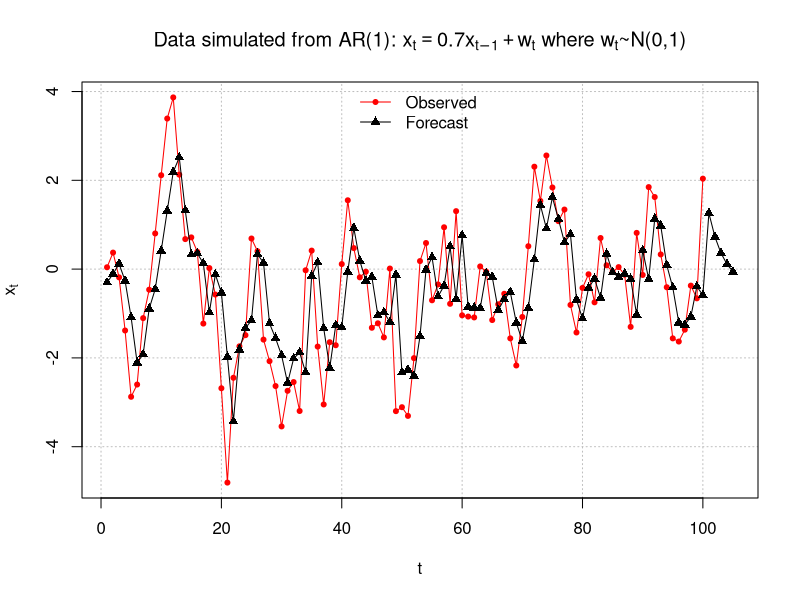
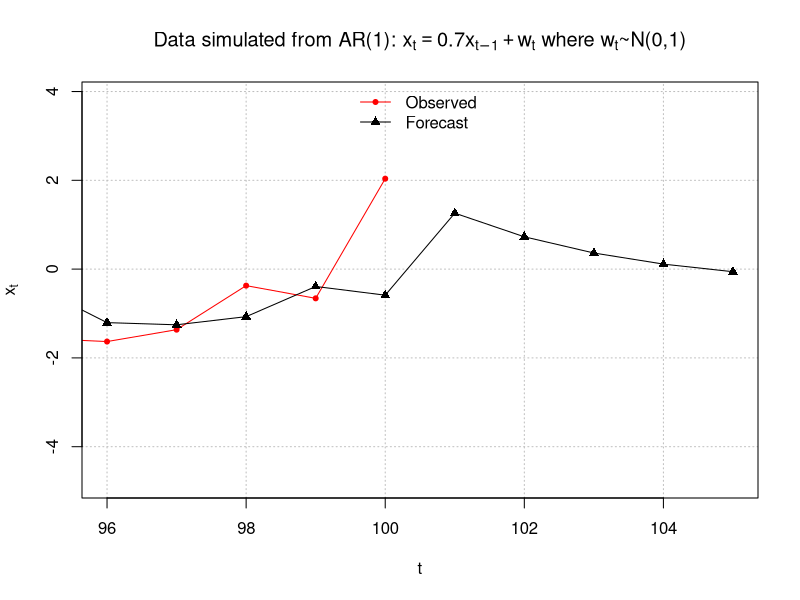
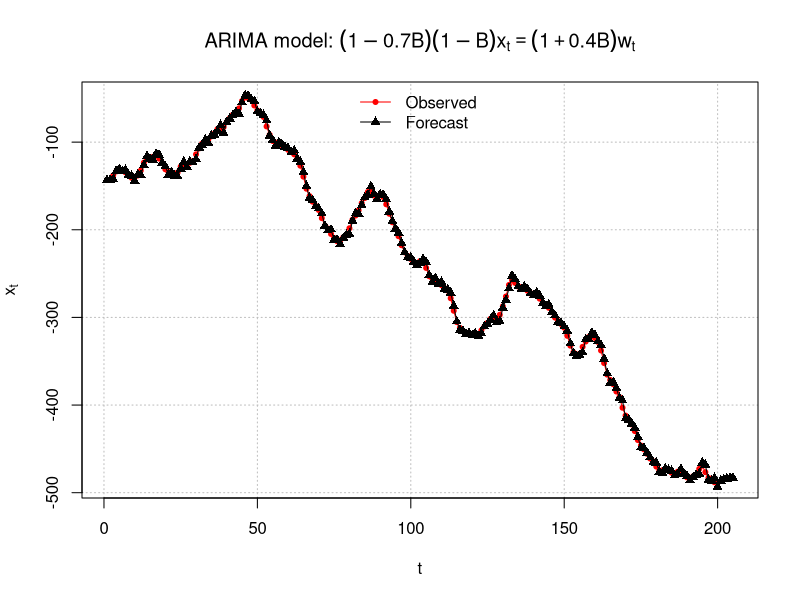
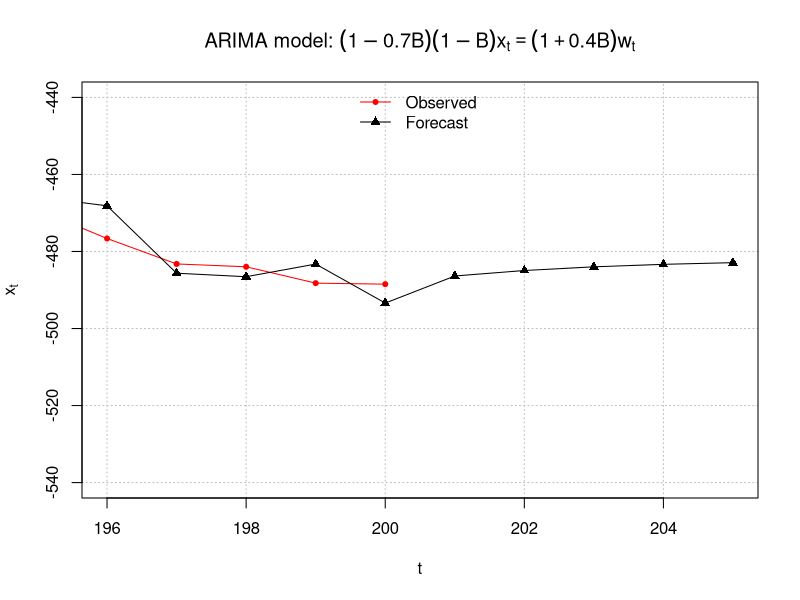
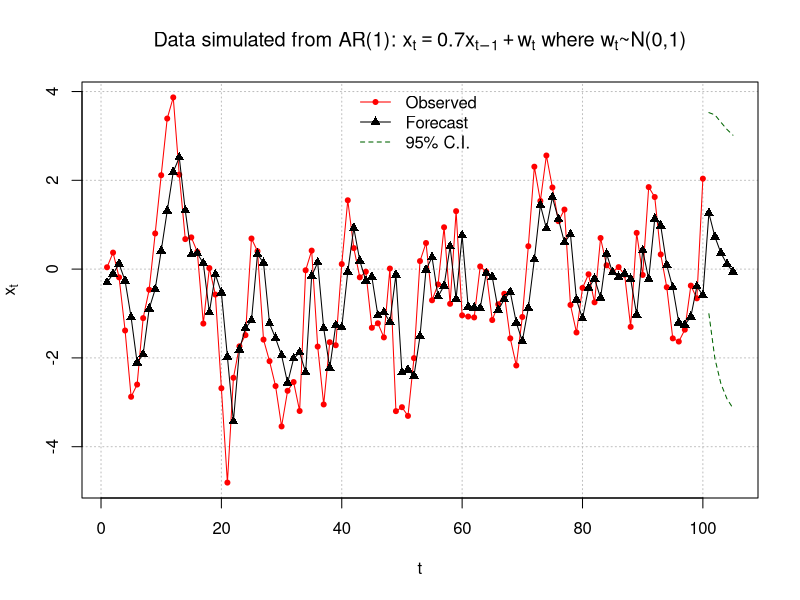
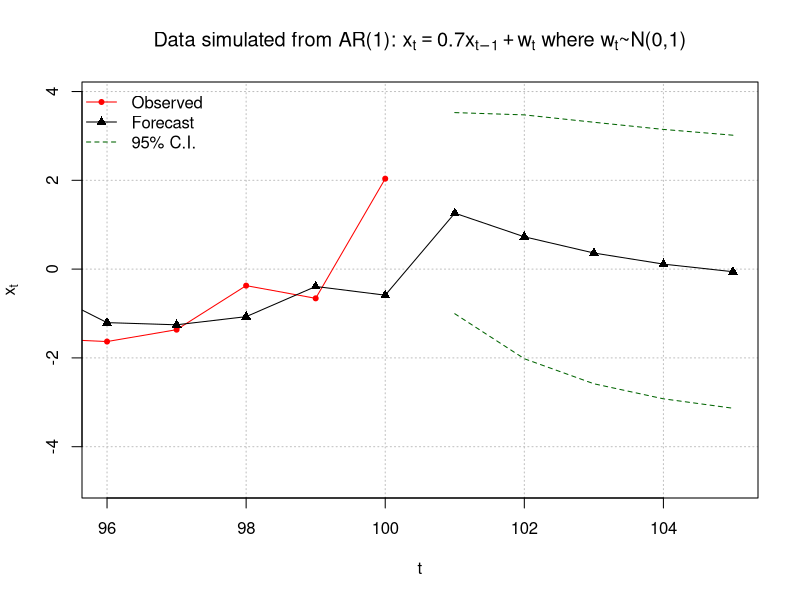
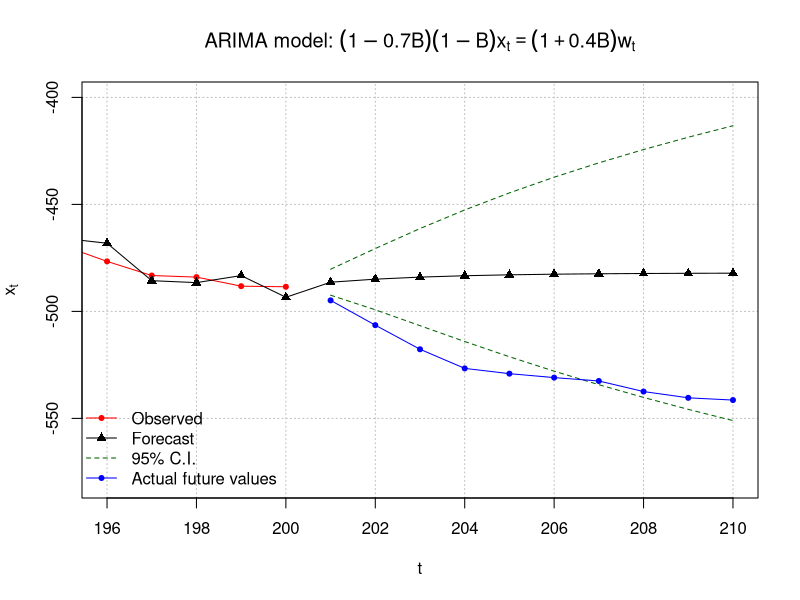

R code for these plots, in order:
## ---- chunk 1
ar1 <- read.table("AR1.0.7.txt", header = TRUE, sep = "")
x <- ar1$x
## ---- chunk 2
mod.fit <- arima(x=x, order = c(1,0,0))
mod.fit
## ---- chunk 3
# Covariance matrix
mod.fit$var.coef
## ---- chunk 4
# Forecasting

# Notice class of mod.fit is "Arima". Therefore, 
#  generic functions, like predict, will actually
#  call predict.Arima().

class(mod.fit)

## ---- chunk 5
# Forecasts 5 times periods into the future
fore.mod <- predict(object=mod.fit, n.ahead = 5, se.fit = TRUE)
fore.mod
## ---- chunk 6
# x_100
x[100]
## ---- chunk 7
# Residuals

names(mod.fit)
## ---- chunk 8
mod.fit$residuals
## ---- chunk 9
# Last residual 
# as.numeric() removes a leftover label
as.numeric(x[100]-mod.fit$coef[2]*(1-mod.fit$coef[1])-mod.fit$coef[1]*x[99])
## ---- chunk 10
#Predicted values for t=1,...,100
x-mod.fit$residuals
## ---- chunk 11
# add the forecasts into the first plot with C.I.s

plot(x = x, ylab = expression(x[t]), xlab = "t", type = 
    "o", col = "red", lwd = 1, pch = 20, main = 
    expression(paste("Data simulated from AR(1): ", x[t] 
    == 0.7*x[t-1] + w[t], " where ", w[t], "~N(0,1)")) , 
    panel.first = grid(col = "gray", lty = "dotted"), xlim 
    = c(1, 105))

lines(x = c(x - mod.fit$residuals, fore.mod$pred), lwd 
    = 1, col = "black", type = "o", pch = 17) 
legend("top", legend = c("Observed", "Forecast"), 
    lty = c("solid", "solid"), col = c("red", "black"), pch 
    = c(20, 17), bty = "n")


## ---- chunk 12
# zoom in (only change the xlim)

plot(x = x, ylab = expression(x[t]), xlab = "t", type = 
    "o", col = "red", lwd = 1, pch = 20, main = 
    expression(paste("Data simulated from AR(1): ", x[t] 
    == 0.7*x[t-1] + w[t], " where ", w[t], "~N(0,1)")) , 
    panel.first = grid(col = "gray", lty = "dotted"), xlim = 
    c(96, 105))

lines(x = c(x - mod.fit$residuals, fore.mod$pred), lwd 
    = 1, col = "black", type = "o", pch = 17) 

legend("top", legend = c("Observed", "Forecast"), 
   lty = c("solid", "solid"), col = c("red", "black"),
   pch=c(20, 17), bty = "n")

## ---- chunk 13
arima11 <- read.csv("arima111.csv")
x <- arima11$x
## ---- chunk 14
mod.fit <- arima(x=x, order=c(1,1,1))
mod.fit
## ---- chunk 15
# Forecasts 5 time periods into the future
fore.mod <- predict(object=mod.fit, n.ahead = 5, se.fit = TRUE)

fore.mod

## ---- chunk 16
x[199:200]
## ---- chunk 17
# Forecasts with C.I.s

plot(x = x, ylab = expression(x[t]), xlab = "t", type = 
    "o", col = "red", lwd = 1, pch = 20, main = 
    expression(paste("ARIMA model: ", (1 - 0.7*B)*(1-
    B)*x[t] == (1 + 0.4*B)*w[t])), panel.first = grid(col = 
   "gray", lty = "dotted"), xlim = c(1, 205))
   
lines(x = c(x - mod.fit$residuals, fore.mod$pred), lwd 
    = 1, col = "black", type = "o", pch = 17) 

legend("top", legend = c("Observed", "Forecast"), 
    lty = c("solid", "solid"), col = c("red", "black"), pch 
    = c(20, 17), bty = "n")

## ---- chunk 18
# zoom in
plot(x = x, ylab = expression(x[t]), xlab = "t", type = 
    "o", col = "red", lwd = 1, pch = 20, main = 
    expression(paste("ARIMA model: ", (1 - 0.7*B)*(1-         
    B)*x[t] == (1 + 0.4*B)*w[t])), panel.first = 
    grid(col = "gray", lty = "dotted"), xlim = c(196, 
    205), ylim = c(-540, -440))

lines(x = c(x - mod.fit$residuals, fore.mod$pred), lwd 
   = 1, col = "black", type = "o", pch = 17) 


legend("top", legend = c("Observed", "Forecast"),
   lty = c("solid", "solid"), col = c("red", "black"), pch = 
    c(20, 17), bty = "n")


## ---- chunk 19
ar1 <- read.table(file = "AR1.0.7.txt", header = TRUE, sep = "")
head(ar1)
x <- ar1$x

mod.fit <- arima(x = x, order = c(1, 0, 0), method = "CSS-ML", include.mean = TRUE)
## ---- chunk 20
fore.mod <- predict(object=mod.fit, n.ahead = 5, se.fit 
    = TRUE) 

fore.mod
## ---- chunk 21
fore.mod$pred # a vector of length 5
## ---- chunk 22
#Calculate 95% C.I.s 

low <- fore.mod$pred - qnorm(p = 0.975, mean = 0, sd = 
         1)*fore.mod$se

up <- fore.mod$pred + qnorm(p = 0.975, mean = 0, sd = 
         1)*fore.mod$se

data.frame(low, up)
## ---- chunk 23
plot(x = x, ylab = expression(x[t]), xlab = "t", type = 
    "o", col = "red", lwd = 1, pch = 20, main = 
    expression(paste("Data simulated from AR(1): ", x[t] 
    == 0.7*x[t-1] + w[t], " where ", w[t], "~N(0,1)")) , 
    panel.first = grid(col = "gray", lty = "dotted"), xlim 
    = c(1, 105))

lines(x = c(x - mod.fit$residuals, fore.mod$pred), lwd 
    = 1, col = "black", type = "o", pch = 17) 
lines(y = low, x = 101:105, lwd = 1, col = "darkgreen", 
    lty = "dashed") 
lines(y = up, x = 101:105, lwd = 1, col = "darkgreen", 
    lty = "dashed") 

legend("top", legend = c("Observed", "Forecast", 
    "95% C.I."), lty = c("solid", "solid", "dashed"),
    col = c("red", "black", "darkgreen"), pch = c(20, 
    17, NA), bty = "n")

# No pch for C.I., that's why we use NA, of course you can use others
## ---- chunk 24
# zoom in

plot(x = x, ylab = expression(x[t]), xlab = "t", type = 
    "o", col = "red", lwd = 1, pch = 20, main = 
    expression(paste("Data simulated from AR(1): ", x[t] 
    == 0.7*x[t-1] + w[t], " where ", w[t], "~N(0,1)")) , 
    panel.first = grid(col = "gray", lty = "dotted"), xlim = 
    c(96, 105))

lines(x = c(x - mod.fit$residuals, fore.mod$pred), lwd 
    = 1, col = "black", type = "o", pch = 17) 
lines(y = low, x = 101:105, lwd = 1, col = "darkgreen", 
    lty = "dashed") 
lines(y = up, x = 101:105, lwd = 1, col = "darkgreen", 
    lty = "dashed") 

legend("topleft", legend = c("Observed", "Forecast", 
    "95% C.I."), lty = c("solid", "solid", "dashed"), col 
    = c("red", "black", "darkgreen"), pch = c(20, 17, 
    NA), bty = "n")


## ---- chunk 25
#Data could be simulated using the following code - notice the use of the order option.  
set.seed(6632)
x <- arima.sim(model = list(order = c(1,1,1), ar = 0.7, ma = 0.4), n = 200, rand.gen = rnorm, sd = 3)

  
## ---- chunk 26
#Instead, here data that I had simulated earlier using the same model.  
  arima111 <- read.csv(file = "arima111.csv")

  head(arima111)
  tail(arima111)
  x <- arima111$x
## ---- chunk 27
mod.fit <- arima(x = x, order = c(1, 1, 1))
mod.fit
## ---- chunk 28
fore.mod <- predict(object = mod.fit, n.ahead = 5, se.fit  
    = TRUE) 
fore.mod
## ---- chunk 29
#Calculate 95% C.I.s 
low <- fore.mod$pred - qnorm(p = 0.975, mean = 0, sd = 
    1)*fore.mod$se

up <- fore.mod$pred + qnorm(p = 0.975, mean = 0, sd = 
    1)*fore.mod$se

data.frame(low, up)


## ---- chunk 30
  fore.mod <- predict(object = mod.fit, n.ahead = 10, se.fit = TRUE)
  fore.mod

  #Calculate 95% C.I.s 
  low <- fore.mod$pred - qnorm(p = 0.975, mean = 0, sd = 1)*fore.mod$se
  up <- fore.mod$pred + qnorm(p = 0.975, mean = 0, sd = 1)*fore.mod$se
  data.frame(low, up)
## ---- chunk 31
#When I originally simulated the data, 210 observations were actually simulated.  
  #  I did this so that I could examine how well the confidence intervals captured the true future values
x.extra <- c(-494.85, -506.44, -517.70, -526.64, -529.10, -530.94, -532.52, -537.46, -540.39, -541.43)
## ---- chunk 32

  
#Plot of forecasts, C.I.s, and true future values.
  #dev.new(width = 8, height = 6, pointsize = 10)
  
plot(x = x, ylab = expression(x[t]), xlab = "t", type = "o", col = "red", lwd = 1, pch = 20,
       main = expression(paste("ARIMA model: ", (1 - 0.7*B)*(1-B)*x[t] == (1 + 0.4*B)*w[t])), 
       panel.first=grid(col = "gray", lty = "dotted"), xlim = c(196, 210), ylim = c(-580, -400))
  
lines(x = c(x - mod.fit$residuals, fore.mod$pred), lwd = 1, col = "black", type = "o", pch = 17) 
  
lines(y = low, x = 201:210, lwd = 1, col = "darkgreen", lty = "dashed") 
  
lines(y = up, x = 201:210, lwd = 1, col = "darkgreen", lty = "dashed") 
  
lines(y = x.extra, x = 201:210, lwd = 1, col = "blue", lty = "solid", type = "o", pch = 20) 
  
legend("bottomleft", legend = c("Observed", "Forecast", "95% C.I.", "Actual future values"), 
         lty = c("solid", "solid", "dashed", "solid"),
         col = c("red", "black", "darkgreen", "blue"), pch = c(20, 17, NA, 20), bty = "n")
